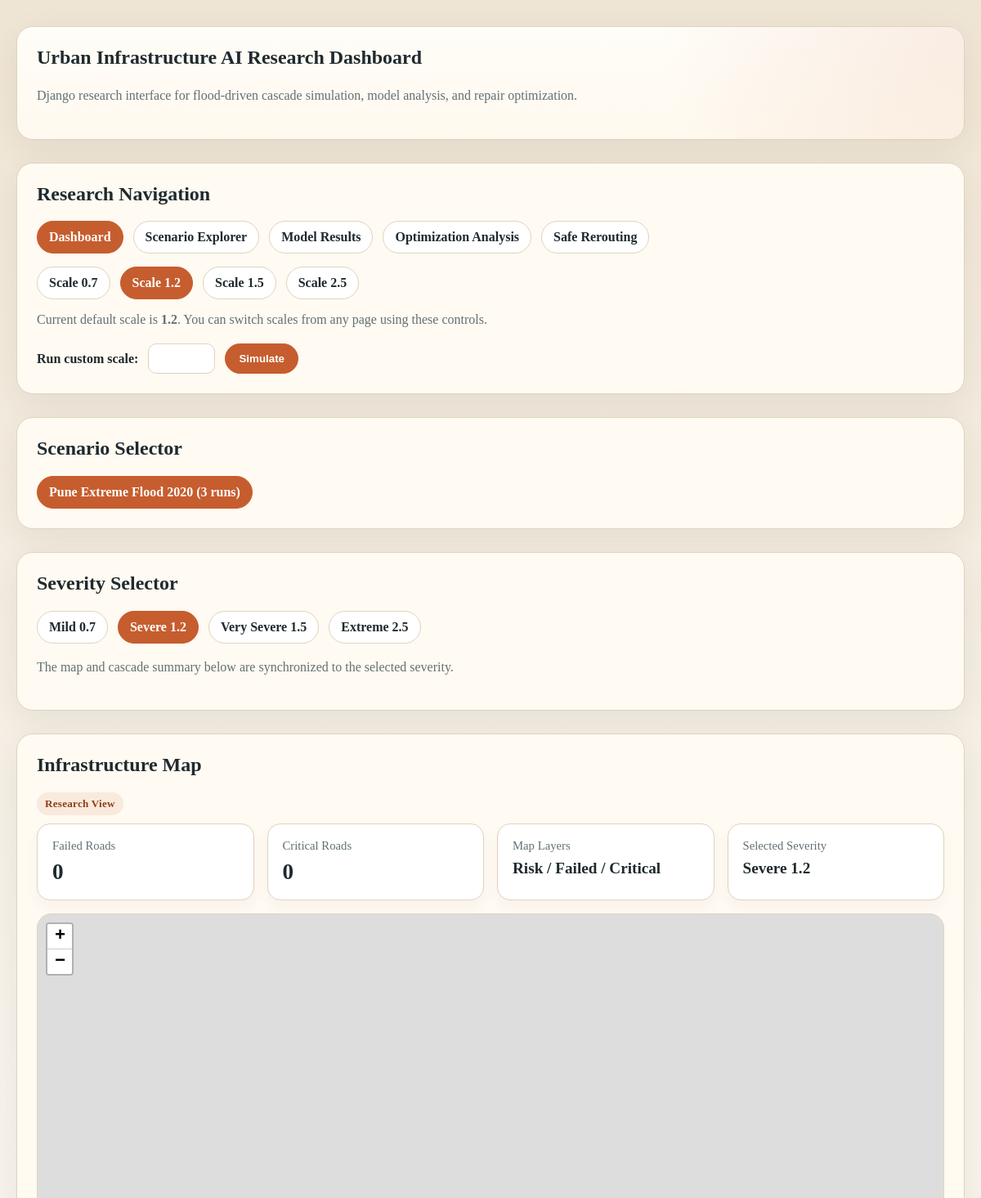
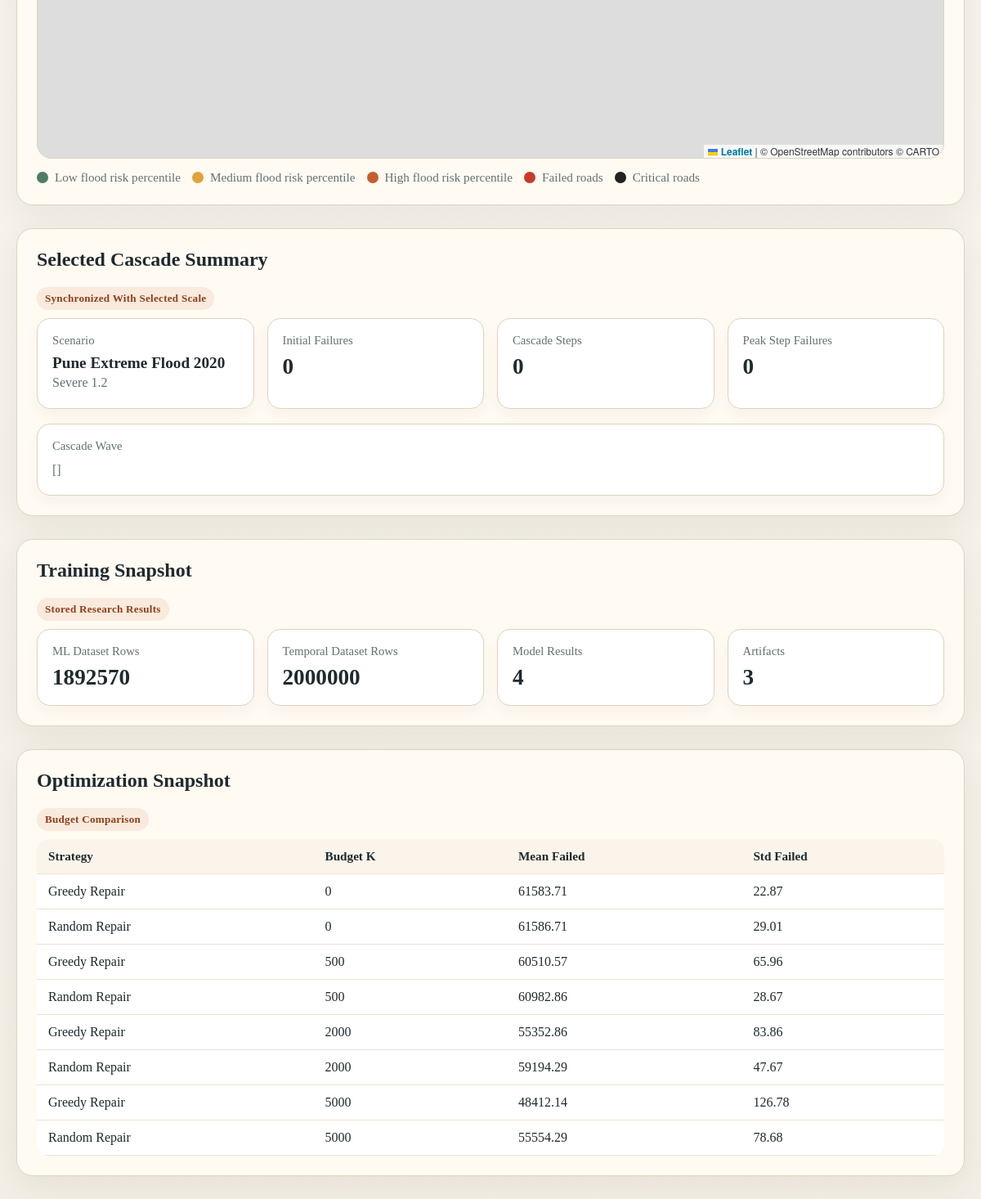
The page /?severity=1.2&scenario=pune-extreme-flood-2020 on the database its author committed (2 pictures, top to bottom).
### dashboard/models.py (models this page shows, shortened)
class TimeStampedModel(models.Model):
    created_at = models.DateTimeField(auto_now_add=True)
    updated_at = models.DateTimeField(auto_now=True)
    class Meta:
        abstract = True

class ScenarioConfig(TimeStampedModel):
    name = models.CharField(max_length=120, unique=True)
    slug = models.SlugField(max_length=140, unique=True, blank=True)
    description = models.TextField(blank=True)
    rainfall_year = models.PositiveIntegerField(default=2020)
    severity_scale = models.FloatField(default=1.0)
    capacity_factor = models.FloatField(default=1.25)
    overload_factor = models.FloatField(default=1.5)
    max_steps = models.PositiveIntegerField(default=20)
    random_seed = models.PositiveIntegerField(null=True, blank=True)
    parameters = models.JSONField(default=dict, blank=True)
    is_baseline = models.BooleanField(default=False)
    class Meta:
        ordering = ["name"]
        verbose_name = "scenario configuration"
        verbose_name_plural = "scenario configurations"

class ExperimentRun(TimeStampedModel):
    class RunKind(models.TextChoices):
        CASCADE = "cascade", "Cascade Simulation"
        DATASET = "dataset", "Dataset Generation"
        TRAINING = "training", "Model Training"
        OPTIMIZATION = "optimization", "Repair Optimization"
        EVALUATION = "evaluation", "Evaluation"
        DASHBOARD = "dashboard", "Dashboard Snapshot"
    class Status(models.TextChoices):
        DRAFT = "draft", "Draft"
        RUNNING = "running", "Running"
        COMPLETED = "completed", "Completed"
        FAILED = "failed", "Failed"
        ARCHIVED = "archived", "Archived"
    title = models.CharField(max_length=160)
    slug = models.SlugField(max_length=180, unique=True, blank=True)
    run_kind = models.CharField(max_length=20, choices=RunKind.choices)
    status = models.CharField(
        max_length=20,
        choices=Status.choices,
        default=Status.DRAFT,
    )
    scenario = models.ForeignKey(
        ScenarioConfig,
        null=True,
        blank=True,
        on_delete=models.SET_NULL,
        related_name="runs",
    )
    run_identifier = models.CharField(max_length=80, unique=True)
    source_commit = models.CharField(max_length=64, blank=True)
    started_at = models.DateTimeField(default=timezone.now)
    completed_at = models.DateTimeField(null=True, blank=True)
    input_summary = models.JSONField(default=dict, blank=True)
    metrics = models.JSONField(default=dict, blank=True)
    notes = models.TextField(blank=True)
    class Meta:
        ordering = ["-started_at", "-created_at"]

class OptimizationResult(TimeStampedModel):
    run = models.ForeignKey(
        ExperimentRun,
        on_delete=models.CASCADE,
        related_name="optimization_results",
    )
    strategy_name = models.CharField(max_length=120)
    budget_k = models.PositiveIntegerField()
    mean_failed = models.FloatField()
    std_failed = models.FloatField(default=0.0)
    resilience_score = models.FloatField(null=True, blank=True)
    metadata = models.JSONField(default=dict, blank=True)
    class Meta:
        ordering = ["strategy_name", "budget_k"]
        unique_together = ("run", "strategy_name", "budget_k")

### dashboard/views.py (the view)
# urls.py: path("", views.dashboard, name="dashboard"),
def dashboard(request):
    context = get_dashboard_state(request)
    return render(request, "dashboard/dashboard.html", context)

### dashboard/views.py (called while the page is built, shortened)
def repo_root():
    return Path(__file__).resolve().parents[2]

def dashboard_artifact_dir():
    return repo_root() / "data" / "dashboard_artifacts"

@lru_cache(maxsize=64)
def _load_json_cached(path_str):
    path = Path(path_str)
    if not path.exists():
        return None
    try:
        with open(path, "r", encoding="utf-8") as file:
            return json.load(file)
    except json.JSONDecodeError:
        return None

def load_json(path: Path):
    return _load_json_cached(str(path))

def load_pickle(path: Path):
    return _load_pickle_cached(str(path))

def parse_custom_scale(raw_value):
    if raw_value in (None, ""):
        return None

def select_severity(severity_slug):
    severities = available_severities()
    severity_map = {item["slug"]: item for item in severities}
    return severity_map.get(severity_slug, severities[0]), severities

def load_roads_geojson():
    return load_json(repo_root() / "data" / "gis" / "roads_final.geojson")

def load_base_graph():
    return load_pickle(repo_root() / "data" / "graphs" / "pune_base_graph_weather.gpickle")

def load_failed_road_ids(graph_path: Path):
    graph = load_pickle(graph_path)
    if graph is None:
        return set()
    failed_ids = set()
    for node_id, data in graph.nodes(data=True):
        if data.get("type") == "road" and data.get("failed"):
            failed_ids.add(str(node_id))
    return failed_ids

def load_criticality_map():
    csv_path = repo_root() / "data" / "graphs" / "critical_roads.csv"
    if not csv_path.exists():
        return {}

def enrich_roads_geojson(roads_geojson, graph, failed_ids, criticality_map):
    if not roads_geojson:
        return None, 0

def summarize_selected_severity(severity, failed_count):
    results = load_json(severity["results_path"]) if severity["results_path"] else None
    capacity_cascade = results.get("capacity_cascade", []) if results else []
    if results:
        initial_failures = results.get("initial_failures", failed_count)
    else:
        initial_failures = failed_count
    return {
        "label": severity["label"],
        "slug": severity["slug"],
        "initial_failures": initial_failures,
        "cascade_steps": len(capacity_cascade),
        "peak_step_failures": max(capacity_cascade) if capacity_cascade else 0,
        "capacity_cascade": capacity_cascade,
    }

def preset_artifact_path(severity_slug):
    return dashboard_artifact_dir() / f"roads_enriched_scale_{severity_slug}.json"

### dashboard/templates/dashboard/dashboard.html (shortened to what this page needs)
{% extends "dashboard/base.html" %}
{% block head_extras %}
<link rel="stylesheet" href="https://unpkg.com/leaflet/dist/leaflet.css"/>
{% endblock %}
{% block content %}
<section class="section">
    <h2>Scenario Selector</h2>
    <div class="scenario-list">
        {% for scenario in scenarios %}
            <a class="scenario-chip {% if selected_scenario and scenario.id == selected_scenario.id %}active{% endif %}"
               href="/?scenario={{ scenario.slug }}&severity={{ selected_severity.slug }}">
                {{ scenario.name }} ({{ scenario.run_count }} runs)
            </a>
        {% empty %}
            <span>No scenarios available yet.</span>
        {% endfor %}
    </div>
</section>
<section class="section">
    <h2>Severity Selector</h2>
    <div class="scenario-list">
        {% for option in severity_options %}
            <a class="scenario-chip {% if option.slug == selected_severity.slug %}active{% endif %}"
               href="/?scenario={% if selected_scenario %}{{ selected_scenario.slug }}{% endif %}&severity={{ option.slug }}">
                {{ option.label }}
            </a>
        {% endfor %}
    </div>
    <p class="subvalue">The map and cascade summary below are synchronized to the selected severity.</p>
</section>
<section class="section">
    <h2>Infrastructure Map</h2>
    <span class="kicker">Research View</span>
    <div class="grid" style="margin-bottom: 16px;">
        <div class="card">
            <div class="label">Failed Roads</div>
            <div class="value">{{ failed_count }}</div>
        </div>
        <div class="card">
            <div class="label">Critical Roads</div>
            <div class="value">{{ critical_count }}</div>
        </div>
        <div class="card">
            <div class="label">Map Layers</div>
            <div class="value" style="font-size: 1.2rem;">Risk / Failed / Critical</div>
        </div>
        <div class="card">
            <div class="label">Selected Severity</div>
            <div class="value" style="font-size: 1.2rem;">{{ selected_severity.label }}</div>
        </div>
    </div>
    <div id="road-map"></div>
    <div class="legend">
        <span><i class="swatch" style="background:#4f7c67;"></i>Low flood risk percentile</span>
        <span><i class="swatch" style="background:#e0a33a;"></i>Medium flood risk percentile</span>
        <span><i class="swatch" style="background:#c65d2e;"></i>High flood risk percentile</span>
        <span><i class="swatch" style="background:#c53b2c;"></i>Failed roads</span>
        <span><i class="swatch" style="background:#222222;"></i>Critical roads</span>
    </div>
</section>
<section class="section">
    <h2>Selected Cascade Summary</h2>
    <span class="kicker">Synchronized With Selected Scale</span>
    <div class="grid">
        <div class="card">
            <div class="label">Scenario</div>
            <div class="value" style="font-size: 1.2rem;">{% if selected_scenario %}{{ selected_scenario.name }}{% else %}Pune Flood Scenario{% endif %}</div>
            <div class="subvalue">{{ severity_summary.label }}</div>
        </div>
        <div class="card">
            <div class="label">Initial Failures</div>
            <div class="value">{{ severity_summary.initial_failures|default:"0" }}</div>
        </div>
        <div class="card">
            <div class="label">Cascade Steps</div>
            <div class="value">{{ severity_summary.cascade_steps|default:"0" }}</div>
        </div>
        <div class="card">
            <div class="label">Peak Step Failures</div>
            <div class="value">{{ severity_summary.peak_step_failures|default:"0" }}</div>
        </div>
    </div>
    <div class="card" style="margin-top: 18px;">
        <div class="label">Cascade Wave</div>
        <div class="subvalue">{{ severity_summary.capacity_cascade }}</div>
    </div>
</section>
<section class="section">
    <h2>Training Snapshot</h2>
    <span class="kicker">Stored Research Results</span>
    {% if latest_training_run %}
        <div class="grid">
            <div class="card">
                <div class="label">ML Dataset Rows</div>
                <div class="value">{{ latest_training_run.metrics.ml_dataset_rows|default:"0" }}</div>
            </div>
            <div class="card">
                <div class="label">Temporal Dataset Rows</div>
                <div class="value">{{ latest_training_run.metrics.temporal_dataset_rows|default:"0" }}</div>
            </div>
            <div class="card">
                <div class="label">Model Results</div>
                <div class="value">{{ latest_training_run.model_results.count }}</div>
            </div>
            <div class="card">
                <div class="label">Artifacts</div>
                <div class="value">{{ latest_training_run.artifacts.count }}</div>
            </div>
        </div>
    {% else %}
        <p>No training run found.</p>
    {% endif %}
</section>
<section class="section">
    <h2>Optimization Snapshot</h2>
    <span class="kicker">Budget Comparison</span>
    {% if optimization_rows %}
        <table>
            <thead>
                <tr>
                    <th>Strategy</th>
                    <th>Budget K</th>
                    <th>Mean Failed</th>
                    <th>Std Failed</th>
                </tr>
            </thead>
            <tbody>
                {% for row in optimization_rows %}
                    <tr>
                        <td>{{ row.strategy_name }}</td>
                        <td>{{ row.budget_k }}</td>
                        <td>{{ row.mean_failed }}</td>
                        <td>{{ row.std_failed }}</td>
                    </tr>
                {% endfor %}
            </tbody>
        </table>
    {% else %}
        <p>No optimization results found.</p>
    {% endif %}
</section>
{% endblock %}

### dashboard/templates/dashboard/dashboard.html (style rules this page uses)
#road-map { height: 540px; border-radius: 18px; overflow: hidden; border: 1px solid var(--line); margin-top: 14px; }
.legend { display: flex; flex-wrap: wrap; gap: 14px; margin-top: 14px; font-size: 0.95rem; color: var(--muted); }
.legend span { display: inline-flex; align-items: center; gap: 8px; }
.swatch { width: 14px; height: 14px; border-radius: 999px; display: inline-block; }

### dashboard/templates/dashboard/base.html (style rules this page uses)
:root { --panel: #fffaf2; --ink: #1f2a2e; --muted: #627074; --accent: #c65d2e; --accent-dark: #8f3f1b; --line: #dfd3bf; --danger: #c53b2c; --critical: #222222; --safe: #4f7c67; }
body { margin: 0; font-family: Georgia, "Times New Roman", serif; background: linear-gradient(180deg, #efe5d4 0%, #f8f4ed 45%, #f4efe6 100%); color: var(--ink); }
.hero, .section, .nav-shell { background: var(--panel); border: 1px solid var(--line); border-radius: 20px; padding: 24px; box-shadow: 0 12px 40px rgba(70, 47, 24, 0.08); }
.section, .nav-shell { margin-top: 28px; }
.hero h1, .section h2, .nav-shell h2 { margin-top: 0; }
.hero p, .subvalue { color: var(--muted); line-height: 1.6; }
.nav-links, .scenario-list { display: flex; flex-wrap: wrap; gap: 12px; }
.nav-link, .scenario-chip { display: inline-block; padding: 10px 14px; border-radius: 999px; border: 1px solid var(--line); background: #fff; color: var(--ink); text-decoration: none; transition: transform 120ms ease, box-shadow 120ms ease, border-color 120ms ease; }
.nav-link.active, .scenario-chip.active { background: var(--accent); border-color: var(--accent); color: #fff; }
.grid { display: grid; grid-template-columns: repeat(4, minmax(0, 1fr)); gap: 16px; }
.card { background: #fff; border: 1px solid var(--line); border-radius: 16px; padding: 18px; box-shadow: 0 8px 18px rgba(70, 47, 24, 0.04); }
.label { color: var(--muted); font-size: 0.92rem; margin-bottom: 8px; }
.value { font-size: 1.7rem; font-weight: bold; }
.kicker { display: inline-block; margin-bottom: 10px; padding: 6px 10px; border-radius: 999px; background: rgba(198, 93, 46, 0.10); color: var(--accent-dark); font-size: 0.82rem; font-weight: bold; letter-spacing: 0.02em; }
table { width: 100%; border-collapse: collapse; background: #fff; border-radius: 14px; overflow: hidden; }
th, td { padding: 12px 14px; border-bottom: 1px solid #eee3d1; text-align: left; }
th { background: #fbf4ea; font-size: 0.95rem; }
a { color: var(--accent-dark); text-decoration: none; font-weight: bold; }

### rows shown on the page
ScenarioConfig: name "Pune Extreme Flood 2020", run_count "3"
ExperimentRun: metrics.ml_dataset_rows "1892570", metrics.temporal_dataset_rows "2000000", model_results.count "4", artifacts.count "3"
OptimizationResult: strategy_name "Greedy Repair", budget_k "0", mean_failed "61583.71", std_failed "22.87"
OptimizationResult: strategy_name "Random Repair", budget_k "0", mean_failed "61586.71", std_failed "29.01"
OptimizationResult: strategy_name "Greedy Repair", budget_k "500", mean_failed "60510.57", std_failed "65.96"
OptimizationResult: strategy_name "Random Repair", budget_k "500", mean_failed "60982.86", std_failed "28.67"
OptimizationResult: strategy_name "Greedy Repair", budget_k "2000", mean_failed "55352.86", std_failed "83.86"
OptimizationResult: strategy_name "Random Repair", budget_k "2000", mean_failed "59194.29", std_failed "47.67"
OptimizationResult: strategy_name "Greedy Repair", budget_k "5000", mean_failed "48412.14", std_failed "126.78"
OptimizationResult: strategy_name "Random Repair", budget_k "5000", mean_failed "55554.29", std_failed "78.68"

### other values the page prints
{{ option.slug }} "0.7" "1.2" "1.5" "2.5"
{{ selected_severity.slug }} "1.2"
{{ option.label }} "Mild 0.7" "Severe 1.2" "Very Severe 1.5" "Extreme 2.5"
{{ failed_count }} "0"
{{ critical_count }} "0"
{{ selected_severity.label }} "Severe 1.2"
{{ severity_summary.label }} "Severe 1.2"
{{ severity_summary.initial_failures|default:"0" }} "0"
{{ severity_summary.cascade_steps|default:"0" }} "0"
{{ severity_summary.peak_step_failures|default:"0" }} "0"
{{ severity_summary.capacity_cascade }} "[]"
